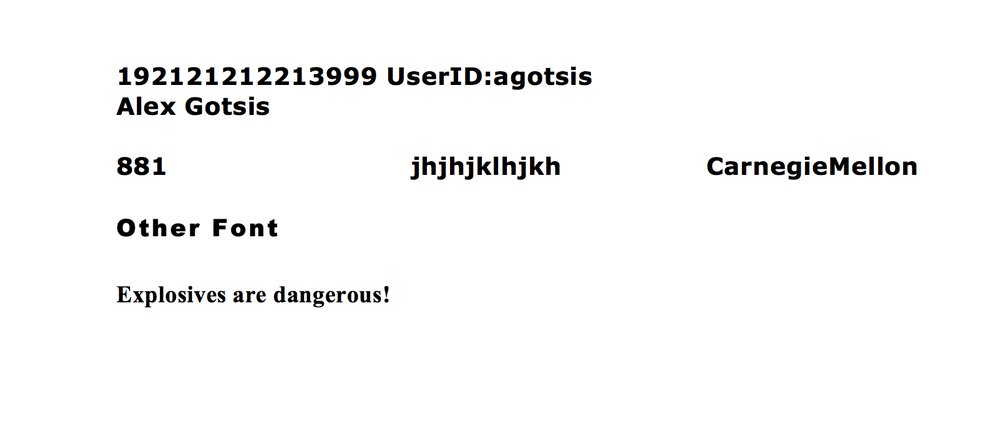
#> input picture bin/TooEasy.png, 1000 x 431 px, shrunk from 1600 x 690 before the run, found by its file name
$ python CVBasicContour.py   (older library calls are emulated)
#> lines starting #> are read from the running program, lines starting #| are printed output that depends on the picture; after the words box and inside, x2 and y2 are one past the last pixel; in counts of white or black regions, pixels touching at a corner belong together
# CVBasicContour.py
# Alexander Gotsis + agotsis + EE

#version for simple contour finding on image, showing process

import numpy as np
import cv2

original = cv2.imread('bin/TooEasy.png')
#> original is the input picture: shape (431, 1000, 3); mean B, G, R 248.1, 248.1, 248.1
im = original.copy()

gray = cv2.cvtColor(im,cv2.COLOR_BGR2GRAY)
blur = cv2.GaussianBlur(gray,(5,5),0)
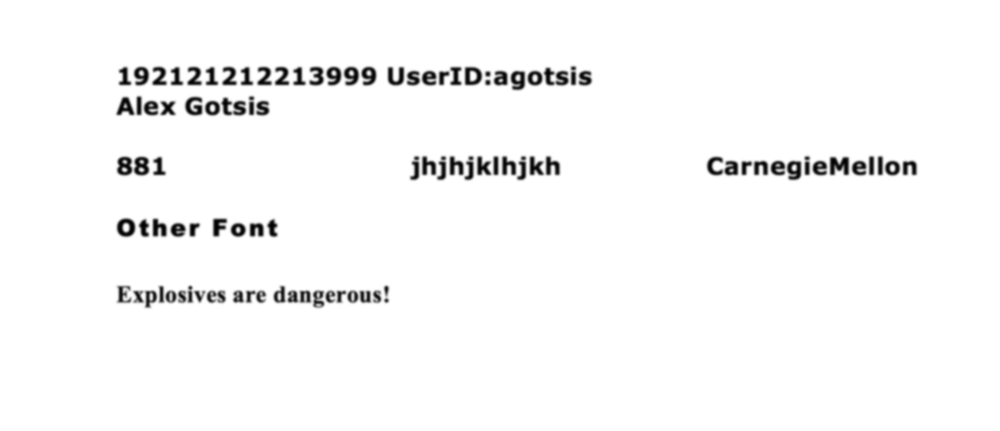
#> blur: shape (431, 1000); min 1, max 255, mean 248.1
thresh = cv2.adaptiveThreshold(blur,255,1,1,11,2)
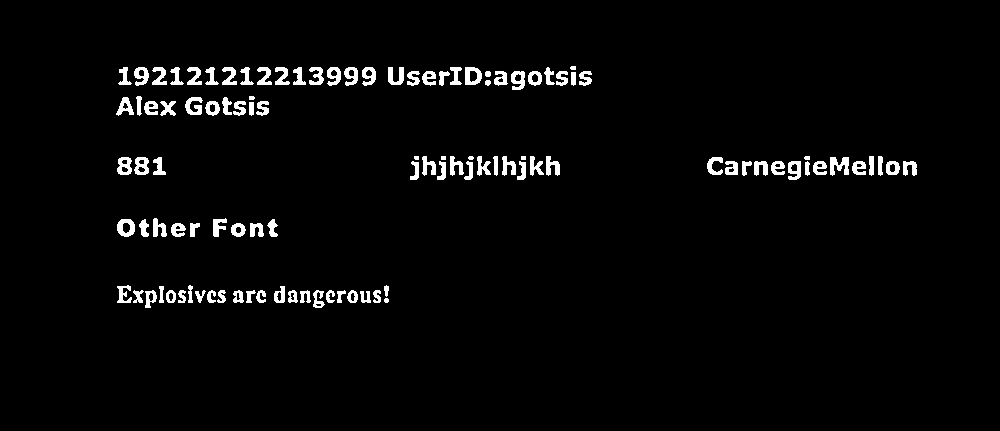
#> thresh: shape (431, 1000); 2.9% white; 108 white regions (1 under 20 px)

minArea = 30
minHeight = 20

# find contours!

image, contours, hierarchy = cv2.findContours(thresh,cv2.RETR_LIST,
    cv2.CHAIN_APPROX_SIMPLE)
#> contours = 140 contours, 15 with area under 20; largest, box (x1, y1, x2, y2) and area: (117, 219, 135, 237) 244, (465, 67, 482, 85) 242, (134, 157, 149, 175) 200, (117, 157, 132, 175) 200, (511, 71, 525, 90) 183

for contour in contours:
    if cv2.contourArea(contour)>minArea:
        [x,y,w,h] = cv2.boundingRect(contour)
        if  h>minHeight:
            cv2.rectangle(im,(x,y),(x+w,y+h),(0,0,255),2)
            cv2.imshow('norm',im)
#> this loop made 140 passes
#> (x, y, w, h) on passes 3, 6, 7, 8, 9, 10, 11, 12, 13, 14, 15, 16: (350, 292, 6, 10), (168, 292, 6, 10), (148, 292, 6, 10), (276, 291, 6, 11), (360, 291, 11, 12), (373, 290, 8, 13), (347, 290, 11, 13), (337, 290, 9, 13), (326, 290, 9, 13), (313, 290, 12, 18), (300, 290, 11, 13), (288, 290, 10, 13)

key = cv2.waitKey(0)
#> (key Esc is pressed here)
cv2.destroyAllWindows()
